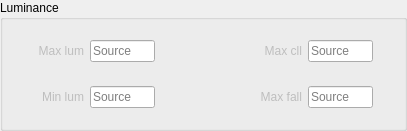
                        <widget class="QGroupBox" name="groupBoxSettings_8">
                         <property name="title">
                          <string>Luminance</string>
                         </property>
                         <layout class="QGridLayout" name="gridLayout_29">
                          <property name="topMargin">
                           <number>20</number>
                          </property>
                          <property name="bottomMargin">
                           <number>20</number>
                          </property>
                          <item row="0" column="0">
                           <layout class="QGridLayout" name="gridLayout_34">
                            <property name="topMargin">
                             <number>0</number>
                            </property>
                            <property name="verticalSpacing">
                             <number>24</number>
                            </property>
                            <item row="1" column="3" alignment="Qt::AlignmentFlag::AlignRight">
                             <widget class="QLabel" name="label_max_cll">
                              <property name="enabled">
                               <bool>false</bool>
                              </property>
                              <property name="minimumSize">
                               <size>
                                <width>141</width>
                                <height>0</height>
                               </size>
                              </property>
                              <property name="maximumSize">
                               <size>
                                <width>141</width>
                                <height>25</height>
                               </size>
                              </property>
                              <property name="autoFillBackground">
                               <bool>false</bool>
                              </property>
                              <property name="text">
                               <string>Max cll</string>
                              </property>
                              <property name="alignment">
                               <set>Qt::AlignmentFlag::AlignRight|Qt::AlignmentFlag::AlignTrailing|Qt::AlignmentFlag::AlignVCenter</set>
                              </property>
                             </widget>
                            </item>
                            <item row="1" column="2">
                             <widget class="QLineEdit" name="lineEdit_max_lum">
                              <property name="enabled">
                               <bool>true</bool>
                              </property>
                              <property name="minimumSize">
                               <size>
                                <width>65</width>
                                <height>0</height>
                               </size>
                              </property>
                              <property name="maximumSize">
                               <size>
                                <width>65</width>
                                <height>25</height>
                               </size>
                              </property>
                              <property name="styleSheet">
                               <string notr="true"/>
                              </property>
                              <property name="text">
                               <string/>
                              </property>
                              <property name="placeholderText">
                               <string>Source</string>
                              </property>
                             </widget>
                            </item>
                            <item row="2" column="4">
                             <widget class="QLineEdit" name="lineEdit_max_fall">
                              <property name="minimumSize">
                               <size>
                                <width>65</width>
                                <height>0</height>
                               </size>
                              </property>
                              <property name="maximumSize">
                               <size>
                                <width>65</width>
                                <height>25</height>
                               </size>
                              </property>
                              <property name="text">
                               <string/>
                              </property>
                              <property name="placeholderText">
                               <string>Source</string>
                              </property>
                             </widget>
                            </item>
                            <item row="1" column="4">
                             <widget class="QLineEdit" name="lineEdit_max_cll">
                              <property name="minimumSize">
                               <size>
                                <width>65</width>
                                <height>0</height>
                               </size>
                              </property>
                              <property name="maximumSize">
                               <size>
                                <width>65</width>
                                <height>25</height>
                               </size>
                              </property>
                              <property name="text">
                               <string/>
                              </property>
                              <property name="placeholderText">
                               <string>Source</string>
                              </property>
                             </widget>
                            </item>
                            <item row="2" column="1" alignment="Qt::AlignmentFlag::AlignRight">
                             <widget class="QLabel" name="label_min_lum">
                              <property name="enabled">
                               <bool>false</bool>
                              </property>
                              <property name="minimumSize">
                               <size>
                                <width>0</width>
                                <height>0</height>
                               </size>
                              </property>
                              <property name="maximumSize">
                               <size>
                                <width>16777215</width>
                                <height>25</height>
                               </size>
                              </property>
                              <property name="autoFillBackground">
                               <bool>false</bool>
                              </property>
                              <property name="text">
                               <string>Min lum</string>
                              </property>
                              <property name="alignment">
                               <set>Qt::AlignmentFlag::AlignRight|Qt::AlignmentFlag::AlignTrailing|Qt::AlignmentFlag::AlignVCenter</set>
                              </property>
                             </widget>
                            </item>
                            <item row="1" column="5">
                             <spacer name="horizontalSpacer_3">
                              <property name="orientation">
                               <enum>Qt::Orientation::Horizontal</enum>
                              </property>
                              <property name="sizeHint" stdset="0">
                               <size>
                                <width>20</width>
                                <height>20</height>
                               </size>
                              </property>
                             </spacer>
                            </item>
                            <item row="1" column="0">
                             <spacer name="horizontalSpacer_2">
                              <property name="orientation">
                               <enum>Qt::Orientation::Horizontal</enum>
                              </property>
                              <property name="sizeHint" stdset="0">
                               <size>
                                <width>20</width>
                                <height>20</height>
                               </size>
                              </property>
                             </spacer>
                            </item>
                            <item row="2" column="3" alignment="Qt::AlignmentFlag::AlignRight">
                             <widget class="QLabel" name="label_max_fall">
                              <property name="enabled">
                               <bool>false</bool>
                              </property>
                              <property name="minimumSize">
                               <size>
                                <width>0</width>
                                <height>0</height>
                               </size>
                              </property>
                              <property name="maximumSize">
                               <size>
                                <width>141</width>
                                <height>25</height>
                               </size>
                              </property>
                              <property name="autoFillBackground">
                               <bool>false</bool>
                              </property>
                              <property name="text">
                               <string>Max fall</string>
                              </property>
                              <property name="alignment">
                               <set>Qt::AlignmentFlag::AlignRight|Qt::AlignmentFlag::AlignTrailing|Qt::AlignmentFlag::AlignVCenter</set>
                              </property>
                             </widget>
                            </item>
                            <item row="2" column="2">
                             <widget class="QLineEdit" name="lineEdit_min_lum">
                              <property name="minimumSize">
                               <size>
                                <width>65</width>
                                <height>0</height>
                               </size>
                              </property>
                              <property name="maximumSize">
                               <size>
                                <width>65</width>
                                <height>25</height>
                               </size>
                              </property>
                              <property name="text">
                               <string/>
                              </property>
                              <property name="placeholderText">
                               <string>Source</string>
                              </property>
                             </widget>
                            </item>
                            <item row="1" column="1" alignment="Qt::AlignmentFlag::AlignRight">
                             <widget class="QLabel" name="label_max_lum">
                              <property name="enabled">
                               <bool>false</bool>
                              </property>
                              <property name="minimumSize">
                               <size>
                                <width>50</width>
                                <height>0</height>
                               </size>
                              </property>
                              <property name="maximumSize">
                               <size>
                                <width>16777215</width>
                                <height>25</height>
                               </size>
                              </property>
                              <property name="autoFillBackground">
                               <bool>false</bool>
                              </property>
                              <property name="text">
                               <string>Max lum</string>
                              </property>
                              <property name="alignment">
                               <set>Qt::AlignmentFlag::AlignRight|Qt::AlignmentFlag::AlignTrailing|Qt::AlignmentFlag::AlignVCenter</set>
                              </property>
                             </widget>
                            </item>
                           </layout>
                          </item>
                         </layout>
                        </widget>
